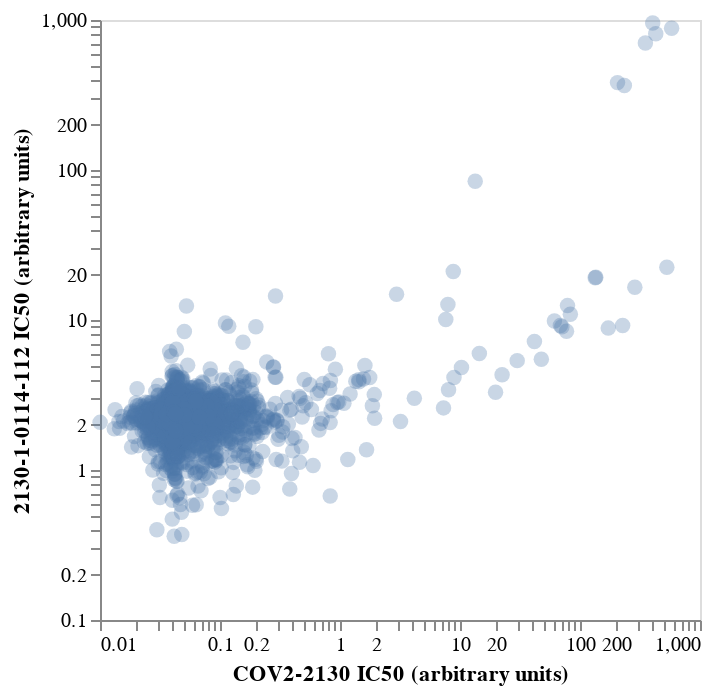

The cell this chart's notebook holds for it:
### Markdown cell above
Now plot the results.
We will plot the **median** IC50s across the replicate `polyclonal` fits for each antibody.
This is an interactive plot that you can mouse over for details:

### Code cell
corr_chart = (
    alt.Chart(neutralization)
    .encode(
        x=alt.X(
            "median_IC50_x",
            title="COV2-2130 IC50 (arbitrary units)",
            scale=alt.Scale(type="log"),
        ),
        y=alt.Y(
            "median_IC50_y",
            title="2130-1-0114-112 IC50 (arbitrary units)",
            scale=alt.Scale(type="log"),
        ),
        tooltip=[
            alt.Tooltip(c, format=".3g") if neutralization[c].dtype == float
            else c
            for c in neutralization.columns.tolist()
        ],
    )
    .mark_circle(filled=True, size=60, opacity=0.3)
    .configure_axis(grid=False)
    .resolve_scale(y="independent", x="independent")
    .properties(width=300, height=300)
)

corr_chart

### Figure 1 — Vega-Lite specification as saved in the notebook (floating-point values rounded to 4 significant figures; data arrays with more than 128 entries replaced by an {"elided": "..."} marker saying what was removed)
{"config": {"view": {"continuousWidth": 300, "continuousHeight": 300}, "axis": {"grid": false}}, "data": {"name": "data-a7c798feab35344f5d56d0d0c53b4bb0"}, "mark": {"type": "circle", "filled": true, "opacity": 0.3, "size": 60}, "encoding": {"tooltip": [{"field": "aa_substitutions", "type": "nominal"}, {"field": "times_seen_x", "format": ".3g", "type": "quantitative"}, {"field": "antibody_x", "type": "nominal"}, {"field": "mean_IC50_x", "format": ".3g", "type": "quantitative"}, {"field": "median_IC50_x", "format": ".3g", "type": "quantitative"}, {"field": "std_IC50_x", "format": ".3g", "type": "quantitative"}, {"field": "n_models_x", "type": "quantitative"}, {"field": "frac_models_x", "format": ".3g", "type": "quantitative"}, {"field": "times_seen_y", "format": ".3g", "type": "quantitative"}, {"field": "antibody_y", "type": "nominal"}, {"field": "mean_IC50_y", "format": ".3g", "type": "quantitative"}, {"field": "median_IC50_y", "format": ".3g", "type": "quantitative"}, {"field": "std_IC50_y", "format": ".3g", "type": "quantitative"}, {"field": "n_models_y", "type": "quantitative"}, {"field": "frac_models_y", "format": ".3g", "type": "quantitative"}], "x": {"field": "median_IC50_x", "scale": {"type": "log"}, "title": "COV2-2130 IC50 (arbitrary units)", "type": "quantitative"}, "y": {"field": "median_IC50_y", "scale": {"type": "log"}, "title": "2130-1-0114-112 IC50 (arbitrary units)", "type": "quantitative"}}, "height": 300, "resolve": {"scale": {"x": "independent", "y": "independent"}}, "width": 300, "$schema": "https://vega.github.io/schema/vega-lite/v5.2.0.json", "datasets": {"data-a7c798feab35344f5d56d0d0c53b4bb0": {"elided": "5778 records"}}}
